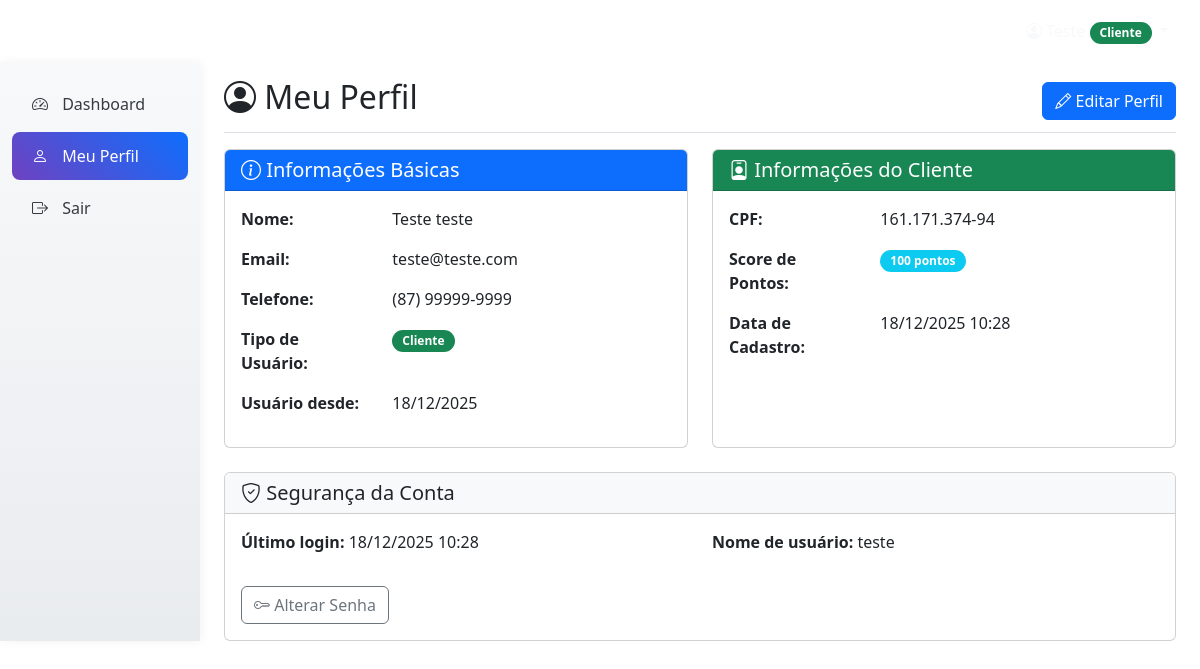
The page /perfil/ (signed in) on the database its author committed.
### usuarios/models.py (models this page shows, shortened)
class Usuario(AbstractUser):
    TIPO_USUARIO_CHOICES = [
        ('cliente', 'Cliente'),
        ('gerente', 'Gerente'),
    ]
    tipo_usuario = models.CharField(
        max_length=10,
        choices=TIPO_USUARIO_CHOICES,
        default='cliente'
    )
    telefone = models.CharField(
        max_length=15,
        blank=True,
        null=True,
        validators=[RegexValidator(r'^\+?1?\d{9,15}$')]
    )

class Cliente(models.Model):
    usuario = models.OneToOneField(Usuario, on_delete=models.CASCADE, primary_key=True)
    cpf = models.CharField(
        max_length=11,
        unique=True,
        validators=[RegexValidator(r'^\d{11}$', message='CPF deve conter 11 dígitos')]
    )
    score_pontos = models.IntegerField(default=0)
    saldo = models.DecimalField(max_digits=10, decimal_places=2, default=1000.00)
    limite_credito = models.DecimalField(max_digits=10, decimal_places=2, default=0.00)
    limite_credito_aprovado = models.BooleanField(default=False)
    data_cadastro = models.DateTimeField(auto_now_add=True)
    class Meta:
        verbose_name = 'Cliente'
        verbose_name_plural = 'Clientes'

### usuarios/views.py (the view, shortened to what this page needs)
# urls.py: path('perfil/', views.perfil_view, name='perfil'),
@login_required
def perfil_view(request):
    try:
        if request.user.tipo_usuario == 'cliente':
            cliente = Cliente.objects.get(usuario=request.user)
            context = {
                'usuario': request.user,
                'perfil_especifico': cliente,
                'tipo_usuario': 'cliente',
            }
        else:
            messages.error(request, 'Tipo de usuário não reconhecido.')
            return redirect('usuarios:login')
        return render(request, 'usuarios/perfil.html', context)
    except (Cliente.DoesNotExist, Gerente.DoesNotExist):
        messages.error(request, 'Perfil não encontrado.')
        return redirect('usuarios:login')

### usuarios/templates/usuarios/perfil.html (shortened to what this page needs)
{% extends "usuarios/base.html" %}
{% block content %}
<div class="container-fluid h-100">
    <div class="row h-100">
        <div class="col-md-3 col-lg-2 sidebar bg-dark">
            <div class="position-sticky pt-3">
                <ul class="nav flex-column">
                    {% if tipo_usuario == 'cliente' %}
                        <li class="nav-item">
                            <a class="nav-link" href="{% url 'usuarios:dashboard_cliente' %}">
                                <i class="bi bi-speedometer2"></i> Dashboard
                            </a>
                        </li>
                    {% elif tipo_usuario == 'gerente' %}
                        <li class="nav-item">
                            <a class="nav-link" href="{% url 'usuarios:dashboard_gerente' %}">
                                <i class="bi bi-speedometer2"></i> Dashboard
                            </a>
                        </li>
                    {% endif %}
                    <li class="nav-item">
                        <a class="nav-link active" href="{% url 'usuarios:perfil' %}">
                            <i class="bi bi-person"></i> Meu Perfil
                        </a>
                    </li>
                    <li class="nav-item">
                        <a class="nav-link" href="#" onclick="GalaxyBank.logout(); return false;">
                            <i class="bi bi-box-arrow-right"></i> Sair
                        </a>
                    </li>
                </ul>
            </div>
        </div>
        <main class="col-md-9 ms-sm-auto col-lg-10 px-md-4">
            <div class="d-flex justify-content-between flex-wrap flex-md-nowrap align-items-center pt-3 pb-2 mb-3 border-bottom">
                <h1 class="h2">
                    <i class="bi bi-person-circle"></i> Meu Perfil
                </h1>
                <div class="btn-toolbar mb-2 mb-md-0">
                    <a href="{% url 'usuarios:perfil_editar' %}" class="btn btn-primary">
                        <i class="bi bi-pencil"></i> Editar Perfil
                    </a>
                </div>
            </div>
            <div class="row">
                <div class="col-lg-6 mb-4">
                    <div class="card h-100">
                        <div class="card-header bg-primary text-white">
                            <h5 class="card-title mb-0">
                                <i class="bi bi-info-circle"></i> Informações Básicas
                            </h5>
                        </div>
                        <div class="card-body">
                            <div class="row mb-3">
                                <div class="col-sm-4">
                                    <strong>Nome:</strong>
                                </div>
                                <div class="col-sm-8">
                                    {{ usuario.first_name }} {{ usuario.last_name }}
                                </div>
                            </div>
                            <div class="row mb-3">
                                <div class="col-sm-4">
                                    <strong>Email:</strong>
                                </div>
                                <div class="col-sm-8">
                                    {{ usuario.email }}
                                </div>
                            </div>
                            <div class="row mb-3">
                                <div class="col-sm-4">
                                    <strong>Telefone:</strong>
                                </div>
                                <div class="col-sm-8">
                                    {{ usuario.telefone|default:"Não informado" }}
                                </div>
                            </div>
                            <div class="row mb-3">
                                <div class="col-sm-4">
                                    <strong>Tipo de Usuário:</strong>
                                </div>
                                <div class="col-sm-8">
                                    {% if usuario.tipo_usuario == 'cliente' %}
                                        <span class="badge bg-success">{{ usuario.get_tipo_usuario_display }}</span>
                                    {% elif usuario.tipo_usuario == 'gerente' %}
                                        <span class="badge bg-warning">{{ usuario.get_tipo_usuario_display }}</span>
                                    {% endif %}
                                </div>
                            </div>
                            <div class="row mb-3">
                                <div class="col-sm-4">
                                    <strong>Usuário desde:</strong>
                                </div>
                                <div class="col-sm-8">
                                    {{ usuario.date_joined|date:"d/m/Y" }}
                                </div>
                            </div>
                        </div>
                    </div>
                </div>
                <div class="col-lg-6 mb-4">
                    <div class="card h-100">
                        {% if tipo_usuario == 'cliente' %}
                        <div class="card-header bg-success text-white">
                            <h5 class="card-title mb-0">
                                <i class="bi bi-person-badge"></i> Informações do Cliente
                            </h5>
                        </div>
                        <div class="card-body">
                            <div class="row mb-3">
                                <div class="col-sm-4">
                                    <strong>CPF:</strong>
                                </div>
                                <div class="col-sm-8">
                                    {{ perfil_especifico.cpf|slice:":3" }}.{{ perfil_especifico.cpf|slice:"3:6" }}.{{ perfil_especifico.cpf|slice:"6:9" }}-{{ perfil_especifico.cpf|slice:"9:" }}
                                </div>
                            </div>
                            <div class="row mb-3">
                                <div class="col-sm-4">
                                    <strong>Score de Pontos:</strong>
                                </div>
                                <div class="col-sm-8">
                                    <span class="badge bg-info">{{ perfil_especifico.score_pontos }} pontos</span>
                                </div>
                            </div>
                            <div class="row mb-3">
                                <div class="col-sm-4">
                                    <strong>Data de Cadastro:</strong>
                                </div>
                                <div class="col-sm-8">
                                    {{ perfil_especifico.data_cadastro|date:"d/m/Y H:i" }}
                                </div>
                            </div>
                        </div>
                        {% endif %}
                    </div>
                </div>
            </div>
            <div class="row">
                <div class="col-12">
                    <div class="card">
                        <div class="card-header bg-light">
                            <h5 class="card-title mb-0">
                                <i class="bi bi-shield-check"></i> Segurança da Conta
                            </h5>
                        </div>
                        <div class="card-body">
                            <div class="row">
                                <div class="col-md-6">
                                    <p><strong>Último login:</strong> {{ usuario.last_login|date:"d/m/Y H:i"|default:"Nunca" }}</p>
                                </div>
                                <div class="col-md-6">
                                    <p><strong>Nome de usuário:</strong> {{ usuario.username }}</p>
                                </div>
                            </div>
                            <div class="mt-3">
                                <button type="button" class="btn btn-outline-secondary" data-bs-toggle="modal" data-bs-target="#changePasswordModal">
                                    <i class="bi bi-key"></i> Alterar Senha
                                </button>
                            </div>
                        </div>
                    </div>
                </div>
            </div>
        </main>
    </div>
</div>
{% endblock %}

### usuarios/templates/usuarios/base.html (shortened to what this page needs)
<!DOCTYPE html>
<html lang="pt-br">
<head>
    <link href="https://cdn.jsdelivr.net/npm/bootstrap@5.3.2/dist/css/bootstrap.min.css" rel="stylesheet">
    <link href="https://cdn.jsdelivr.net/npm/bootstrap-icons@1.11.1/font/bootstrap-icons.css" rel="stylesheet">
    {% load static %}
    {% now "U" as timestamp %}
    <link href="{% static 'css/galaxy-bank.css' %}?v={{ timestamp }}" rel="stylesheet">
</head>
<body>
    <nav class="navbar navbar-expand-lg navbar-dark">
        <div class="container-fluid px-4">
            <a class="navbar-brand" href="/">
                <i class="bi bi-stars"></i>
                <span>Galaxy Bank</span>
            </a>
            {% if user.is_authenticated %}
            <div class="navbar-nav ms-auto">
                <div class="nav-item dropdown">
                    <a class="nav-link dropdown-toggle text-light" href="#" role="button" data-bs-toggle="dropdown">
                        <i class="bi bi-person-circle"></i>
                        {% if user.tipo_usuario == 'cliente' %}
                            <span class="badge bg-success">{{ user.get_tipo_usuario_display }}</span>
                        {% elif user.tipo_usuario == 'gerente' %}
                            <span class="badge bg-warning">{{ user.get_tipo_usuario_display }}</span>
                        {% else %}
                            <span class="badge bg-info">{{ user.get_tipo_usuario_display }}</span>
                        {% endif %}
                    </a>
                </div>
            </div>
            {% endif %}
        </div>
    </nav>
    <div class="container-fluid p-0">
        {% block content %}{% endblock %}
    </div>
</body>
</html>

### static/css/galaxy-bank.css (style rules this page uses)
:root { --galaxy-primary: #6f42c1; --galaxy-secondary: #0d6efd; --galaxy-gradient: linear-gradient(45deg, var(--galaxy-primary), var(--galaxy-secondary)); --galaxy-dark: #343a40; --galaxy-light: #f8f9fa; }
.animate-fadein { animation: fadeInUp 0.6s ease-out; }
.sidebar { background: linear-gradient(180deg, #f8f9fa 0%, #e9ecef 100%); box-shadow: 2px 0 10px rgba(0,0,0,0.05); }
.sidebar .nav-link { color: var(--galaxy-dark); padding: 12px 20px; border-radius: 8px; margin: 2px 0; transition: all 0.3s ease; }
.sidebar .nav-link.active { background: var(--galaxy-gradient); color: white; }
.sidebar .nav-link i { margin-right: 10px; width: 20px; text-align: center; }
.navbar-brand { font-size: 1.5rem; font-weight: 700; }
.badge { font-size: 0.75em; padding: 5px 10px; border-radius: 15px; }

### rows shown on the page
Usuario: tipo_usuario "Cliente", first_name "Teste", last_name "teste", email "teste@teste.com", telefone "(87) 99999-9999", date_joined "18/12/2025", last_login "18/12/2025 10:28", username "teste"
Cliente: cpf "161", cpf "171", cpf "374", cpf "94", score_pontos "100", data_cadastro "18/12/2025 10:28"
